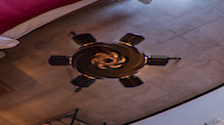
#> input picture ps/tripod.png, 224 x 125 px
$ python test8.py
#> lines starting #> are read from the running program, lines starting #| are printed output that depends on the picture
from skimage import img_as_float
import matplotlib.pyplot as plt
from skimage import io
import numpy as np
import numpy.matlib

file_name='tripod.png'
img=io.imread(file_name)
#> img is the input picture: shape (125, 224, 4); mean R, G, B, A 97.8, 73.6, 76.2, 255

img = img_as_float(img)

img_out = img.copy()

row, col, channel = img.shape
#> row = 125; col = 224; channel = 4

xx = np.arange (col)
#> xx = 224 values from 0 to 223
yy = np.arange (row)
#> yy = 125 values from 0 to 124

x_mask = numpy.matlib.repmat (xx, row, 1)
y_mask = numpy.matlib.repmat (yy, col, 1)
y_mask = np.transpose(y_mask)

center_y = (row -1) / 2.0
#> center_y = 62
center_x = (col -1) / 2.0
#> center_x = 111.5

R = np.sqrt((x_mask - center_x) **2 + (y_mask - center_y) ** 2)

angle = np.arctan2(y_mask - center_y , x_mask - center_x)

Num = 20

arr = ( np.arange(Num) + 1 ) / 100.0

for i in range (row):
    for j in range (col):

        T_angle = angle[i, j] + arr

        new_x = R[i, j] * np.cos(T_angle) + center_x
        new_y = R[i, j] * np.sin(T_angle) + center_y

        int_x = new_x.astype(int)
        int_y = new_y.astype(int)

        int_x[int_x > col-1] = col - 1
        int_x[int_x < 0] = 0
        int_y[int_y < 0] = 0
        int_y[int_y > row -1] = row -1

        img_out[i,j,0] = img[int_y, int_x, 0].sum()/Num
        img_out[i,j,1] = img[int_y, int_x, 1].sum()/Num
        img_out[i,j,2] = img[int_y, int_x, 2].sum()/Num
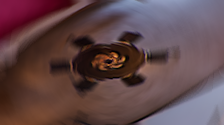
#> img_out: shape (125, 224, 4) float64; mean R, G, B, A 0.383, 0.283, 0.296, 1


plt.figure(1)
plt.imshow(img)
plt.axis('off')

plt.figure(2)
plt.imshow(img_out)
plt.axis('off')

plt.show()
